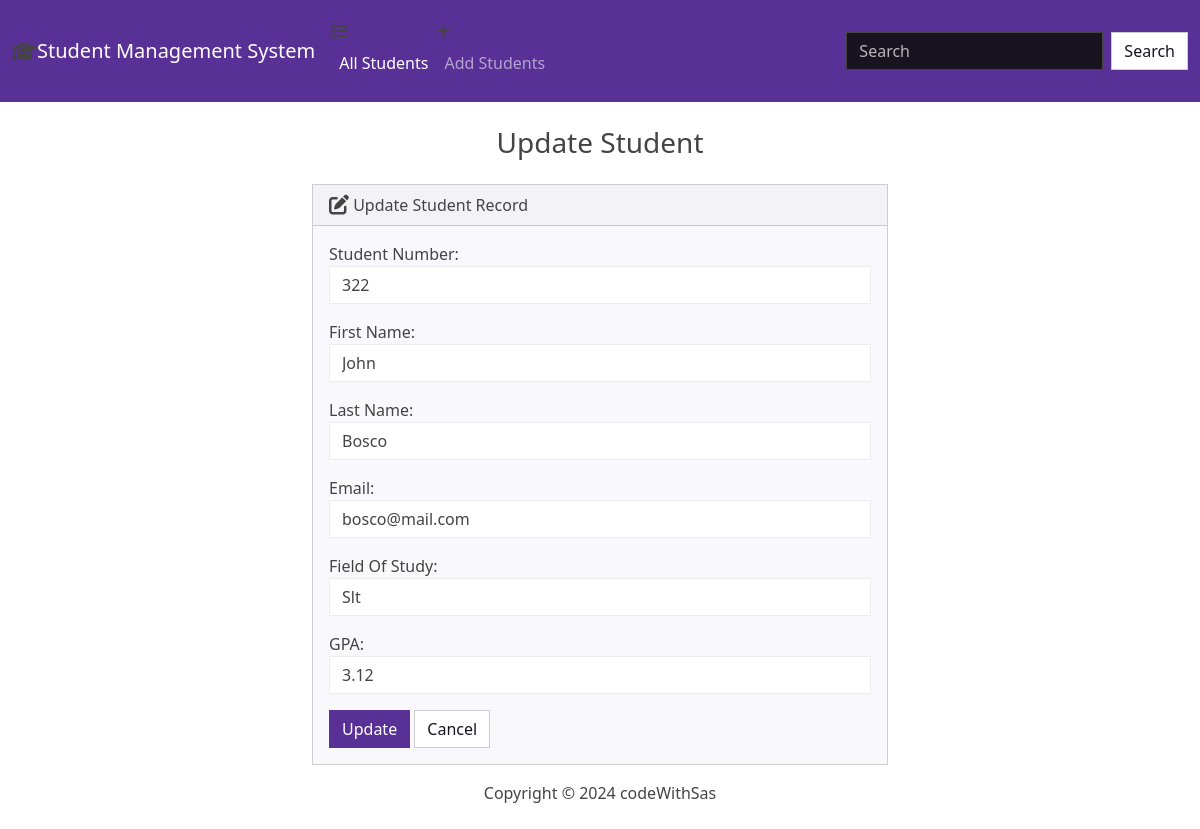
Page /edit/6/ on the committed database.
### students/models.py (models this page shows, shortened)
class Students(models.Model):
    student_Number=models.PositiveIntegerField()
    first_name=models.CharField(max_length=50)
    last_name=models.CharField(max_length=50)
    email=models.EmailField(max_length=100)
    fiels_of_study=models.CharField(max_length=50)
    gpa=models.FloatField()

### students/views.py (the view)
# urls.py: path("", views.index, name='index'), path('<int:id>', views.view_student, name='view_student'), path('add/', views.add, name='add'), path('edit/<str:pk>/', views.edit, name='edit'), path('delete/<str:
def edit(request, pk):
    if request.method=='POST':
        student=Students.objects.get(id=pk)
        form=StudentForms(request.POST, instance=student)
        if form.is_valid():
            form.save()
        return render(request, 'student/index.html', {form:form, 'success':True})
    else:
        student=Students.objects.get(id=pk)
        form=StudentForms(instance=student)
        return render(request, 'students/edit.html', {'form':form})

### students/forms.py
class StudentForms(forms.ModelForm):
    class Meta:
        model=Students
        fields=['student_Number','first_name', 'last_name', 'email', 'fiels_of_study', 'gpa']
        labels={
        'student_Number':'Student Number',
        'first_name':"First Name",
        'last_name':"Last Name",
        'email':"Email",
        'fiels_of_study': "Field Of Study",
        'gpa':"GPA"
            }
        widgets={
        'student_Number':forms.NumberInput(attrs={'class':"form-control"}),
        'first_name':forms.TextInput(attrs={'class':"form-control"}),
        'last_name':forms.TextInput(attrs={'class':"form-control"}),
        'email':forms.EmailInput(attrs={'class':"form-control"}),
        'fiels_of_study':forms.TextInput(attrs={'class':"form-control"}),
        'gpa':forms.NumberInput(attrs={'class':"form-control"})
            }

### students/templates/students/edit.html
{% extends 'students/base.html' %} {% block body %}
<h3 class="text-center m-4">Update Student</h3>
{% if success %}
<div class="alert alert-success" role="alert">
  The student Updated Successfully.
  <a href="{% url 'index' %}" class="alert-link">Go to HomePage</a>
</div>
{% else %}
<div class="row justify-content-center">
  <div class="col-6">
    <div class="card bg-light mb-3">
      <div class="card-header">
        <i class="fa-solid fa-pen-to-square fa-lg"></i> Update Student Record
      </div>
      <div class="card-body">
        <form action="" method="post">
          {% csrf_token %} {{form.as_p}}
          <button type="submit" class="btn btn-primary">Update</button>
          <a href="{% url 'index' %}" class="btn btn-secondary">Cancel</a>
        </form>
      </div>
    </div>
  </div>
</div>
{% endif %} {% endblock %}

### rows in the picture
Students: student_Number "322", first_name "John", last_name "Bosco", email "bosco@mail.com", fiels_of_study "Slt", gpa "3.12"
